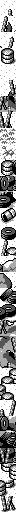

A 2D game scene composited from a Tiled map and its tileset images. What follows is a short description and the map's XML, with every tile layer's data as written:
An orthogonal 2x64 tile map with 8x8 px tiles, 1 tile layer (metatiles).

<map orientation="orthogonal" renderorder="right-down" tilewidth="8" tileheight="8" width="2" height="64">
	<tileset firstgid="1" tilewidth="8" tileheight="8">
		<image source="../../../gfx/tilesets/image_17_512e.png" />
	</tileset>
	<layer id="1" name="metatiles" width="2" height="64">
		<data encoding="csv">
2, 2,
2, 3,
4, 6,
5, 7,
2, 9,
8, 10,
11, 13,
12, 14,
15, 17,
16, 18,
2, 19,
2, 20,
21, 23,
22, 24,
25, 27,
26, 28,
29, 31,
30, 32,
33, 35,
34, 36,
37, 39,
38, 40,
41, 43,
42, 44,
45, 47,
46, 48,
49, 51,
50, 52,
53, 55,
54, 56,
4, 57,
5, 58,
59, 61,
60, 62,
63, 6,
64, 7,
65, 67,
66, 68,
69, 71,
70, 72,
21, 73,
22, 74,
75, 77,
76, 78,
79, 23,
80, 24,
17, 81,
81, 82,
83, 17,
84, 83,
85, 87,
86, 88,
41, 89,
42, 90,
91, 93,
92, 94,
95, 43,
96, 44,
97, 84,
17, 97,
82, 98,
98, 17,
99, 101,
100, 102</data>
	</layer>
</map>
